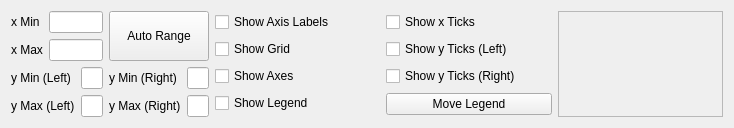
             <widget class="QWidget" name="plotsettings">
              <attribute name="title">
               <string>Plot Settings</string>
              </attribute>
              <layout class="QVBoxLayout" name="verticalLayout_11">
               <item>
                <layout class="QHBoxLayout" name="horizontalLayout_3" stretch="2,2,2,2">
                 <item>
                  <layout class="QGridLayout" name="gridLayout" columnstretch="1,1" columnminimumwidth="1,1">
                   <item row="1" column="0">
                    <layout class="QFormLayout" name="formLayout_4">
                     <property name="formAlignment">
                      <set>Qt::AlignmentFlag::AlignLeading|Qt::AlignmentFlag::AlignLeft|Qt::AlignmentFlag::AlignVCenter</set>
                     </property>
                     <item row="0" column="0">
                      <widget class="QLabel" name="label_5">
                       <property name="text">
                        <string>y Min (Left)</string>
                       </property>
                      </widget>
                     </item>
                     <item row="0" column="1">
                      <widget class="QLineEdit" name="yminTD"/>
                     </item>
                     <item row="1" column="0">
                      <widget class="QLabel" name="label_6">
                       <property name="text">
                        <string>y Max (Left)</string>
                       </property>
                      </widget>
                     </item>
                     <item row="1" column="1">
                      <widget class="QLineEdit" name="ymaxTD"/>
                     </item>
                    </layout>
                   </item>
                   <item row="0" column="0">
                    <layout class="QFormLayout" name="formLayout_3">
                     <property name="formAlignment">
                      <set>Qt::AlignmentFlag::AlignLeading|Qt::AlignmentFlag::AlignLeft|Qt::AlignmentFlag::AlignVCenter</set>
                     </property>
                     <item row="0" column="0">
                      <widget class="QLabel" name="label_2">
                       <property name="text">
                        <string>x Min</string>
                       </property>
                      </widget>
                     </item>
                     <item row="0" column="1">
                      <widget class="QLineEdit" name="xminTD">
                       <property name="text">
                        <string/>
                       </property>
                      </widget>
                     </item>
                     <item row="1" column="0">
                      <widget class="QLabel" name="label_4">
                       <property name="text">
                        <string>x Max</string>
                       </property>
                      </widget>
                     </item>
                     <item row="1" column="1">
                      <widget class="QLineEdit" name="xmaxTD"/>
                     </item>
                    </layout>
                   </item>
                   <item row="1" column="1">
                    <layout class="QFormLayout" name="formLayout">
                     <property name="formAlignment">
                      <set>Qt::AlignmentFlag::AlignLeading|Qt::AlignmentFlag::AlignLeft|Qt::AlignmentFlag::AlignVCenter</set>
                     </property>
                     <item row="0" column="0">
                      <widget class="QLabel" name="label_10">
                       <property name="text">
                        <string>y Min (Right)</string>
                       </property>
                      </widget>
                     </item>
                     <item row="0" column="1">
                      <widget class="QLineEdit" name="yminRTD"/>
                     </item>
                     <item row="1" column="0">
                      <widget class="QLabel" name="label_11">
                       <property name="text">
                        <string>y Max (Right)</string>
                       </property>
                      </widget>
                     </item>
                     <item row="1" column="1">
                      <widget class="QLineEdit" name="ymaxRTD"/>
                     </item>
                    </layout>
                   </item>
                   <item row="0" column="1">
                    <widget class="QPushButton" name="autoRange1dTD">
                     <property name="sizePolicy">
                      <sizepolicy hsizetype="Expanding" vsizetype="Minimum">
                       <horstretch>0</horstretch>
                       <verstretch>0</verstretch>
                      </sizepolicy>
                     </property>
                     <property name="text">
                      <string>Auto Range</string>
                     </property>
                    </widget>
                   </item>
                  </layout>
                 </item>
                 <item>
                  <layout class="QVBoxLayout" name="verticalLayout_9">
                   <item>
                    <widget class="QCheckBox" name="showAxisLabelsTD">
                     <property name="text">
                      <string>Show Axis Labels</string>
                     </property>
                    </widget>
                   </item>
                   <item>
                    <widget class="QCheckBox" name="showGridTD">
                     <property name="text">
                      <string>Show Grid</string>
                     </property>
                    </widget>
                   </item>
                   <item>
                    <widget class="QCheckBox" name="showAxesTD">
                     <property name="text">
                      <string>Show Axes</string>
                     </property>
                    </widget>
                   </item>
                   <item>
                    <widget class="QCheckBox" name="showLegendTD">
                     <property name="text">
                      <string>Show Legend</string>
                     </property>
                    </widget>
                   </item>
                  </layout>
                 </item>
                 <item>
                  <layout class="QVBoxLayout" name="verticalLayout_10">
                   <item>
                    <widget class="QCheckBox" name="showXTicksTD">
                     <property name="text">
                      <string>Show x Ticks</string>
                     </property>
                    </widget>
                   </item>
                   <item>
                    <widget class="QCheckBox" name="showYTicksLTD">
                     <property name="text">
                      <string>Show y Ticks (Left)</string>
                     </property>
                    </widget>
                   </item>
                   <item>
                    <widget class="QCheckBox" name="showYTicksRTD">
                     <property name="text">
                      <string>Show y Ticks (Right)</string>
                     </property>
                    </widget>
                   </item>
                   <item>
                    <widget class="QPushButton" name="moveLegendTD">
                     <property name="text">
                      <string>Move Legend</string>
                     </property>
                    </widget>
                   </item>
                  </layout>
                 </item>
                 <item>
                  <widget class="QScrollArea" name="scrollArea">
                   <property name="widgetResizable">
                    <bool>true</bool>
                   </property>
                   <widget class="QWidget" name="scrollAreaWidgetContents">
                    <property name="geometry">
                     <rect>
                      <x>0</x>
                      <y>0</y>
                      <width>145</width>
                      <height>112</height>
                     </rect>
                    </property>
                   </widget>
                  </widget>
                 </item>
                </layout>
               </item>
              </layout>
             </widget>
